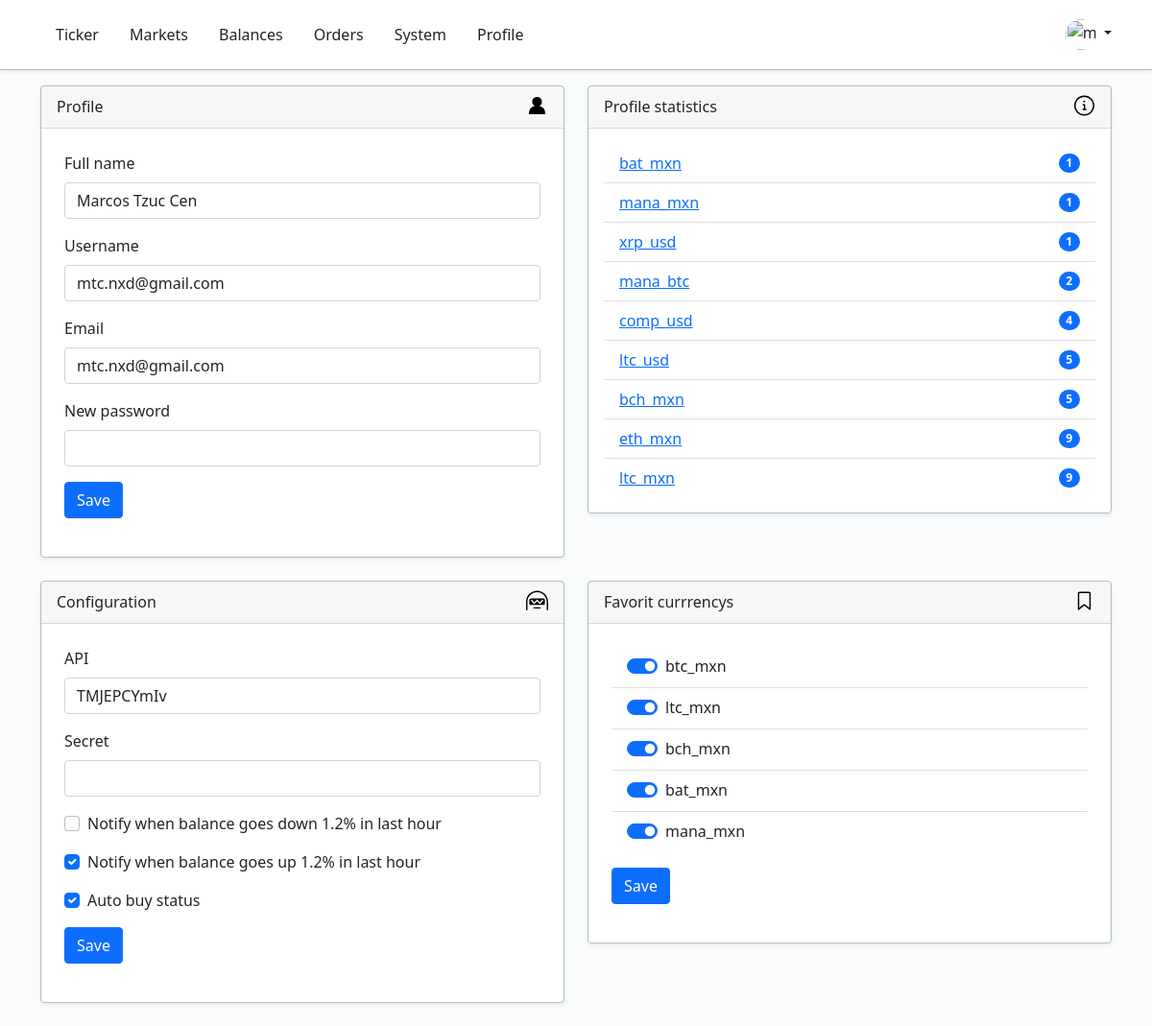
The page /profile.php (signed in) on the database its author committed.
### tables this page shows
CREATE TABLE `wallet_config` (
  `id` int(11) NOT NULL,
  `id_user` int(11) NOT NULL,
  `bitso_key` varchar(20) NOT NULL,
  `bitso_secret` varchar(20) NOT NULL,
  `notify_01` varchar(10) NOT NULL,
  `notify_02` varchar(10) NOT NULL
);

CREATE TABLE `wallet_users` (
  `id` int(11) NOT NULL,
  `name` varchar(30) NOT NULL,
  `username` varchar(30) NOT NULL,
  `password` varchar(30) NOT NULL,
  `email` varchar(30) NOT NULL
);

CREATE TABLE `wallet_favorites` (
  `id` int(11) NOT NULL,
  `book` varchar(30) DEFAULT NULL,
  `status` tinyint(1) DEFAULT NULL
);

### classes/mySQL.php (called while the page is built, shortened)
<?php
class MySQL {
	protected $host 	= 'localhost';
	protected $username = 'fortechm';
	protected $password = 'IrSW8=m)W$9U';
	protected $database = 'fortechm_test';
	protected $connect;
	protected function mySQLconnect()
	{
		try {
			$this->connect = mysqli_connect($this->host, $this->username, $this->password);
			mysqli_select_db($this->connect, $this->database);
		} catch (Exception $e){
			throw new Exception ('Message: '. $e->getMessage());
		}
	}
	public function mySQLquery($query)
	{
		$result = mysqli_query($this->connect, $query);
		$data = array();
		while ($row = mysqli_fetch_object($result)){
			$data[] = $row;
		}
		return $data;
	}
}

### classes/Helpers.php (called while the page is built, shortened)
<?php
require_once('mySQL.php');
class Helpers
{
    static function getCurrencysFavorites()
    {
        $mysql = new MySQL();
        $query = 'select * from wallet_favorites';
        return $mysql->mySQLquery($query);
    }
    static function getListTrades()
    {
        $mysql = new MySQL();
        $query = "select book, COUNT(*) trades FROM `wallet_balance` WHERE status = 1 GROUP BY book ORDER BY trades";
        return $mysql->mySQLquery($query);
    }
    static function getUserData($username)
    {
        $mysql = new MySQL();
        $query = "select * from wallet_users a JOIN wallet_config b ON a.id = b.id_user
                  WHERE username = '$username'";
        return $mysql->mySQLquery($query);
    }
}

### profile.php (the view, shortened to what this page needs)
<?php
require_once ('classes/Helpers.php');
$userData = Helpers::getUserData($_SESSION['name']);
foreach ($userData as $data) {
	$name    = $data->name;
	$notify1 = $data->notify_01;
	$notify2 = $data->notify_02;
}
?>
<html>
	<head>
		<link href="https://cdn.jsdelivr.net/npm/bootstrap@5.1.0/dist/css/bootstrap.min.css"
				rel="stylesheet"
>
		<link href="css/custom.css" rel="stylesheet"/>
	</head>
	<body>
		<header class="p-3 mb-3 border-bottom border-custom bg-white shadow-sm">
			<div class="container">
		    	<div class="d-flex flex-wrap align-items-center justify-content-center justify-content-lg-start">
			        <ul class="nav col-12 col-lg-auto me-lg-auto mb-2 justify-content-center mb-md-0">
			        	<li><a href="ticker.php" class="nav-link px-3 link-dark">Ticker</a></li>
						<li><a href="markets.php" class="nav-link px-3 link-dark">Markets</a></li>
			          	<li><a href="balance.php" class="nav-link px-3 link-dark">Balances</a></li>
			          	<li><a href="orders.php" class="nav-link px-3 link-dark">Orders</a></li>
			          	<li><a href="system.php" class="nav-link px-3 link-dark">System</a></li>
			          	<li><a href="profile.php" class="nav-link px-3 link-dark">Profile</a></li>
			        </ul>
			        <div class="dropdown text-end">
			        	<a href="#" class="d-block link-dark text-decoration-none dropdown-toggle" id="dropdownUser1" data-bs-toggle="dropdown" aria-expanded="false">
			            	<img src="https://pbs.twimg.com/profile_images/1389588502703218688/l4ex-JeJ_400x400.jpg" alt="mdo" width="32" height="32" class="rounded-circle">
			          	</a>
			        </div>
		      	</div>
			</div>
		</header>
		<div class="container">
			<div class="row mb-4">
				<div class="col">
					<div class="card rounded border border-custom shadow-sm">
						<div class="card-header">
							<h6 class="card-header-title">Profile</h6>
							<svg xmlns="http://www.w3.org/2000/svg" viewBox="0 0 24 24" width="24" height="24"><path d="M12 2.5a5.25 5.25 0 00-2.519 9.857 9.005 9.005 0 00-6.477 8.37.75.75 0 00.727.773H20.27a.75.75 0 00.727-.772 9.005 9.005 0 00-6.477-8.37A5.25 5.25 0 0012 2.5z"></path></svg>
						</div>
						<div class="p-4">
							<form action="" method="post" name="profile">
								<div class="mb-3">
									<label for="name" class="form-label">Full name</label>
									<input type="text" name="name" id="name" value="<?=$name;?>" class="form-control">
								</div>
								<div class="mb-3">
									<label for="username" class="form-label">Username</label>
									<input type="text" name="username" id="username" value="<?=$_SESSION['name']?>" class="form-control">
								</div>
								<div class="mb-3">
									<label for="email" class="form-label">Email</label>
									<input type="text" name="email" id="email" value="<?=$_SESSION['email']?>" class="form-control" >
								</div>
								<div class="mb-3">
									<label for="password" class="form-label">New password</label>
									<input type="text" name="password" id="password" class="form-control">
								</div>
								<div class="mb-3">
									<input type="button" id="confirm" value="Save" class="btn btn-primary" >
								</div>
							</form>
						</div>
					</div>
				</div>
				<div class="col">
					<div class="card rounded border border-custom shadow-sm">
						<div class="card-header">
							<h6 class="card-header-title">Profile statistics</h6>
						</div>
						<div class="card-body">
							<ul class="list-group list-group-flush">
								<?php
								$listTrades = Helpers::getListTrades();
								foreach($listTrades as $list){
									echo "<li class='list-group-item d-flex justify-content-between align-items-center'>";
									echo 	"<a href='currentbook.php?book=$list->book'>". $list->book ."</a>";
									echo 	"<span class='badge bg-primary rounded-pill'>".$list->trades."</span>";
									echo "</li>";
								}
								?>
							</ul>
						</div>
					</div>
				</div>
			</div>
			<div class="row mb-4">
				<div class="col-md-6">
					<div class="card rounded border border-custom shadow-sm">
						<div class="card-header">
							<h6 class="card-header-title">Configuration</h6>
						</div>
						<div class="p-4">
							<form action="" method="post" name="configuration">
								<div class="mb-3">
									<label for="username" class="form-label">API</label>
									<input type="text" name="username" id="username" value="<?=$_SESSION['key']?>" class="form-control">
								</div>
								<div class="mb-3">
									<label for="email" class="form-label">Secret</label>
									<input type="text" name="email" id="email" value="<?=$_SESSION['secret']?>" class="form-control" >
								</div>
								<div class="mb-3 form-check">
									<input type="checkbox" class="form-check-input" <?=$notify1;?> id="sendnotify1">
								    <label class="form-check-label" for="sendnotify">Notify when balance goes down 1.2% in last hour</label>
								</div>
								<div class="mb-3 form-check">
									<input type="checkbox" class="form-check-input" <?=$notify2;?> id="sendnotify2">
								    <label class="form-check-label" for="sendnotify">Notify when balance goes up 1.2% in last hour</label>
								</div>
								<div class="mb-3 form-check">
									<input type="checkbox" class="form-check-input" <?=$notify2;?> id="sendnotify2">
								    <label class="form-check-label" for="sendnotify">Auto buy status</label>
								</div>
								<div class="mb-3">
									<input type="button" id="confirm" value="Save" class="btn btn-primary" >
								</div>
							</form>
						</div>
					</div>
				</div>
				<div class="col-md-6">
					<div class="card rounded border border-custom shadow-sm">
						<div class="card-header">
							<h6 class="card-header-title">Favorit currrencys</h6>
						</div>
						<div class="p-4">
							<form action="" method="post" name="configuration">
								<ul class="list-group list-group-flush mb-3">
								<?php
								$favorites = Helpers::getCurrencysFavorites();
								foreach ($favorites as $data) {
									echo '<li class="list-group-item">';
									echo '<div class="form-check form-switch">
											  <input class="form-check-input" type="checkbox" role="switch" id="'.$data->book.'" onclick="save_favorit(this.id)" checked>
											  <label class="form-check-label" for="'.$data->book.'">'.$data->book.'</label>
										  </div>';
									echo '</li>';
								}
								?>
								</ul>
								<div class="mb-3">
									<input type="button" id="confirm" value="Save" class="btn btn-primary" >
								</div>
							</form>
						</div>
					</div>
				</div>
			</div>
		</div>
		<div class="position-fixed bottom-0 end-0 p-3" style="z-index: 11">
		</div>
	</body>
</html>

### css/custom.css (style rules this page uses)
body { background:#F9FBFD; }
.border-custom { border-color:#b0bec5 !important }
.card-header-title { width: 100%; margin-top:4px; margin-bottom:4px; }
.card-header { display:flex; }

### rows shown on the page
wallet_config: name "Marcos Tzuc Cen"
wallet_favorites: book "btc_mxn"
wallet_favorites: book "ltc_mxn"
wallet_favorites: book "bch_mxn"
wallet_favorites: book "bat_mxn"
wallet_favorites: book "mana_mxn"

### other values the page prints
$list->book "bat_mxn"
$list->trades "1"
$list->book "mana_mxn"
$list->book "xrp_usd"
$list->book "mana_btc"
$list->trades "2"
$list->book "comp_usd"
$list->trades "4"
$list->book "ltc_usd"
$list->trades "5"
$list->book "bch_mxn"
$list->book "eth_mxn"
$list->trades "9"
$list->book "ltc_mxn"
